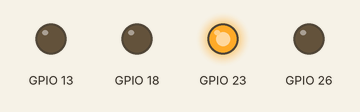
The program below on a simulated Raspberry Pi (BCM pin numbers). On the bench: output pins drawn as LEDs (lit = HIGH). At 12.0 s the program stops and its outputs stay as they are.

Above: at 0.2 s.
At 1.2 s:
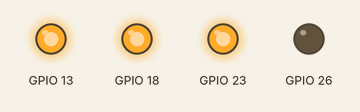
At 1.7 s:
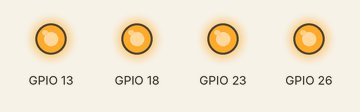
At 2.2 s:
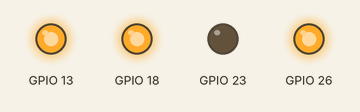
At 3.2 s:
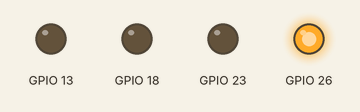
At 4.7 s:
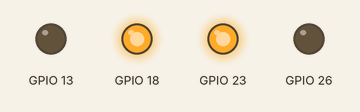
Timing chart, 0 to 5.2 s (numbered marks = the images above):
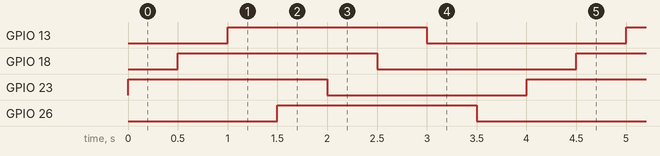

The program:

lights.py
```python
#!/usr/bin/python

#Import required libraries
import RPi.GPIO as GPIO
import time

#Setup GPIO
GPIO.setmode(GPIO.BCM)
GPIO.setwarnings(False)

#Set GPIO pins
blue = 23
green = 18
amber = 13
red = 26

#Create array of LED's
colours = [blue, green, amber, red]

#Set GPIO pins as output
for colour in colours:
        GPIO.setup(colour, GPIO.OUT)

#Declare variable
count = 0

#Turn on and off LED's
while count < 3:
        for colour in colours:
                GPIO.output(colour, 1)
                time.sleep(0.5)
        for colour in colours:
                GPIO.output(colour, 0)
                time.sleep(0.5)
        count += 1

#Cleanup GPIO pins
GPIO.cleanup()
```

Measured:
- by itself, GPIO 13, GPIO 18, GPIO 26: alternates HIGH for 2.0 s and LOW for 2.0 s
- by itself, GPIO 23: alternates HIGH for 2.0 s and LOW for 2.0 s, 6 changes in all, then stays LOW
- by itself, everything shown: repeats every 4.0 s, in 8 steps
